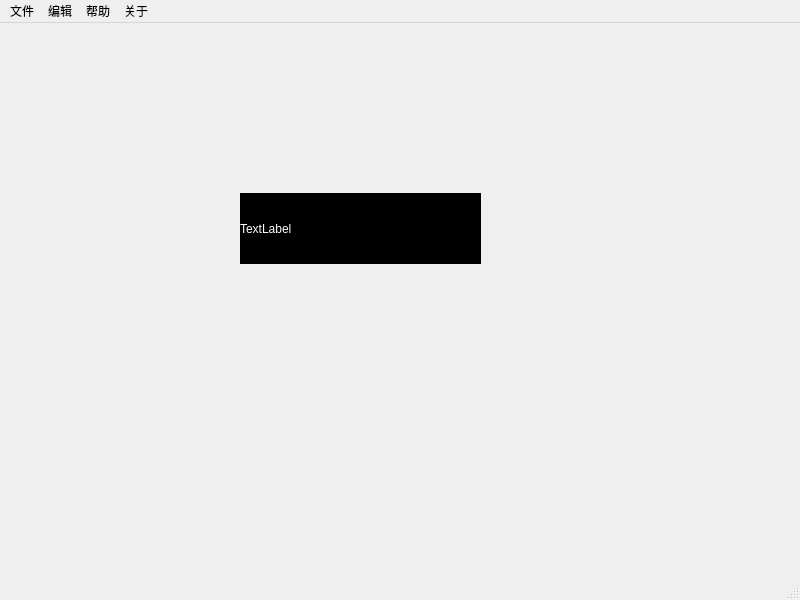
<?xml version="1.0" encoding="UTF-8"?>
<ui version="4.0">
 <class>MainWindow</class>
 <widget class="QMainWindow" name="MainWindow">
  <property name="geometry">
   <rect>
    <x>0</x>
    <y>0</y>
    <width>800</width>
    <height>600</height>
   </rect>
  </property>
  <property name="windowTitle">
   <string>MainWindow</string>
  </property>
  <property name="styleSheet">
   <string notr="true"/>
  </property>
  <widget class="QWidget" name="centralwidget">
   <widget class="QLabel" name="label">
    <property name="geometry">
     <rect>
      <x>240</x>
      <y>170</y>
      <width>241</width>
      <height>71</height>
     </rect>
    </property>
    <property name="autoFillBackground">
     <bool>false</bool>
    </property>
    <property name="styleSheet">
     <string notr="true">QLabel { 
background-color : rgb(0, 0, 0); 
color: white;
}</string>
    </property>
    <property name="text">
     <string>TextLabel</string>
    </property>
   </widget>
  </widget>
  <widget class="QMenuBar" name="menubar">
   <property name="geometry">
    <rect>
     <x>0</x>
     <y>0</y>
     <width>800</width>
     <height>23</height>
    </rect>
   </property>
   <widget class="QMenu" name="menuFiles">
    <property name="title">
     <string>文件</string>
    </property>
    <addaction name="actionNew"/>
    <addaction name="actionOpen"/>
    <addaction name="actionSave"/>
    <addaction name="actionSaveAs"/>
    <addaction name="actionExit"/>
   </widget>
   <widget class="QMenu" name="menuEdit">
    <property name="title">
     <string>编辑</string>
    </property>
   </widget>
   <widget class="QMenu" name="menuHelp">
    <property name="title">
     <string>帮助</string>
    </property>
    <addaction name="separator"/>
    <addaction name="separator"/>
    <addaction name="separator"/>
    <addaction name="separator"/>
    <addaction name="separator"/>
    <addaction name="actionTutorial"/>
   </widget>
   <widget class="QMenu" name="menuAbout">
    <property name="title">
     <string>关于</string>
    </property>
    <widget class="QMenu" name="menu">
     <property name="title">
      <string>关于本软件</string>
     </property>
     <addaction name="actionAuthor"/>
    </widget>
    <addaction name="menu"/>
    <addaction name="actionGithub"/>
   </widget>
   <addaction name="menuFiles"/>
   <addaction name="menuEdit"/>
   <addaction name="menuHelp"/>
   <addaction name="menuAbout"/>
  </widget>
  <widget class="QStatusBar" name="statusBar"/>
  <action name="actionNew">
   <property name="text">
    <string>新建</string>
   </property>
  </action>
  <action name="actionOpen">
   <property name="text">
    <string>打开</string>
   </property>
  </action>
  <action name="actionSave">
   <property name="text">
    <string>保存</string>
   </property>
  </action>
  <action name="actionSaveAs">
   <property name="text">
    <string>另存为</string>
   </property>
  </action>
  <action name="action_9">
   <property name="text">
    <string>作者</string>
   </property>
  </action>
  <action name="actionAuthor">
   <property name="text">
    <string>Author</string>
   </property>
  </action>
  <action name="actionTutorial">
   <property name="text">
    <string>使用教程</string>
   </property>
  </action>
  <action name="actionGithub">
   <property name="text">
    <string>Github</string>
   </property>
  </action>
  <action name="actionExit">
   <property name="text">
    <string>退出</string>
   </property>
  </action>
 </widget>
 <resources>
  <include location="res.qrc"/>
 </resources>
 <connections/>
 <slots>
  <slot>saveCurve()</slot>
 </slots>
</ui>
